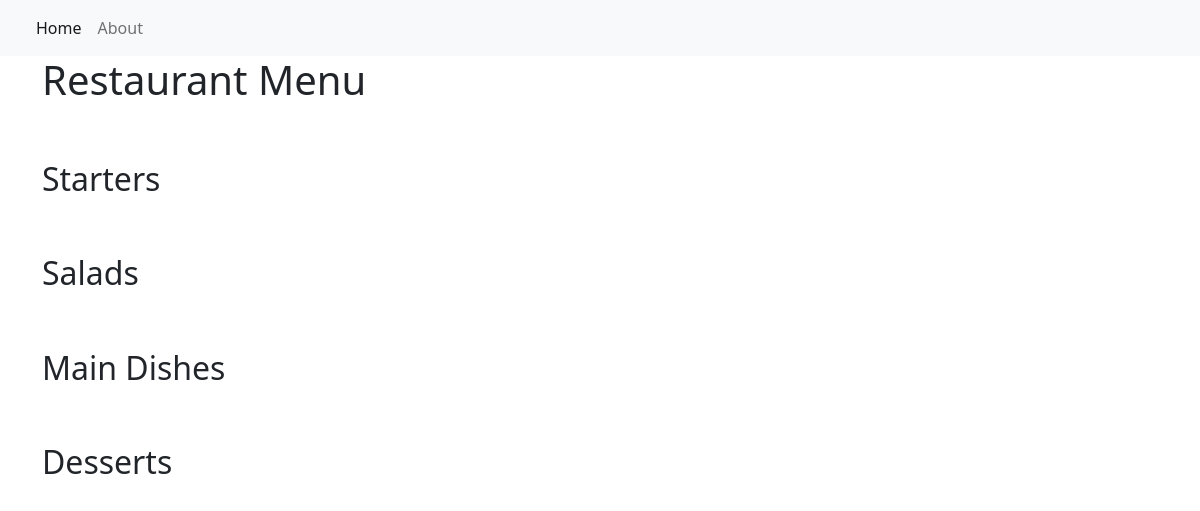
Before: / with the older database file.
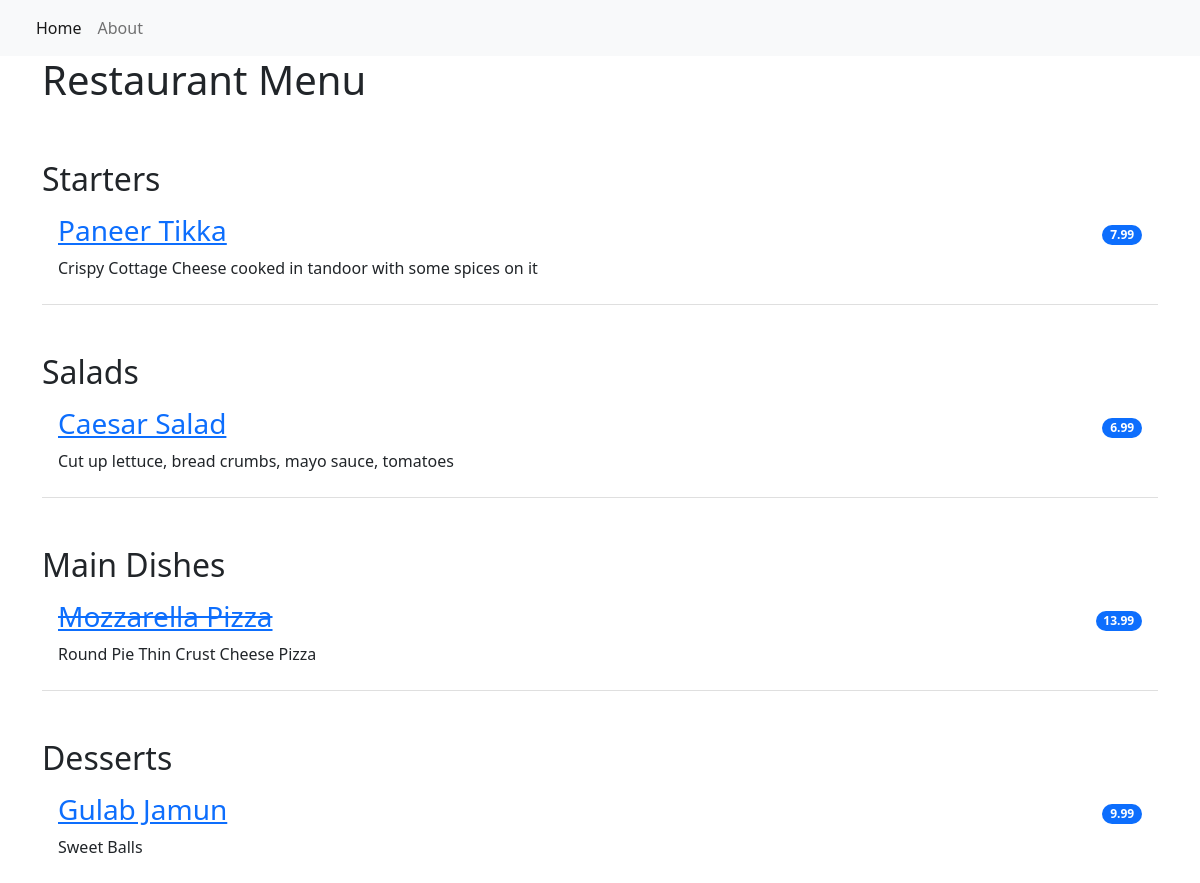
After: the same page with the newer database file.
### restaurant_menu/models.py (models this page shows, shortened)
class Item(models.Model):
    meal = models.CharField(max_length=1000, unique=True)
    description = models.CharField(max_length=2000)
    price = models.DecimalField(max_digits=10, decimal_places=2)
    meal_type = models.CharField(max_length=200, choices=MEAL_TYPE)
    author = models.ForeignKey(User, on_delete=models.PROTECT)
    status = models.IntegerField(choices=STATUS, default=0)
    date_created = models.DateTimeField(auto_now_add=True)
    date_updated = models.DateTimeField(auto_now=True)

### restaurant_menu/views.py (the view)
# urls.py: path('', views.MenuList.as_view(), name='home'),
class MenuList(generic.ListView):
    queryset = Item.objects.order_by("-date_created")
    template_name = "index.html"
    def get_context_data(self, **kwargs):
        context = super().get_context_data(**kwargs)
        context["meals"] = MEAL_TYPE
        return context

### restaurant_menu/templates/index.html
{% extends 'base.html' %}
{% block content %}
<div class="container">
    <h1>Restaurant Menu</h1>
    <ul class="list-group list-group-flush">
        {% for meal in meals %}
            <h2 class="pt-5">{{ meal.1 }}</h2>
                {% for row in item_list %}
                        {% if row.meal_type  == meal.0 %}
                            {% if row.status == 0 %}
                            <li class="list-group-item d-flex justify-content-between align-items-center border-0 pb-0">
                                <a href="{% url 'details' row.pk %}"><h3><del>{{ row.meal }}</del></h3></a>
                                <span class="badge bg-primary rounded-pill">{{ row.price }}</span>
                            </li>
                            <li class="list-group-item pt-0">
                                <p>{{ row.description }}</p>
                            </li>
                            {% else %}
                            <li class="list-group-item d-flex justify-content-between align-items-center border-0 pb-0">
                                <a href="{% url 'details' row.pk %}"><h3>{{ row.meal }}</h3></a>
                                <span class="badge bg-primary rounded-pill">{{ row.price }}</span>
                            </li>
                            <li class="list-group-item pt-0">
                                <p>{{ row.description }}</p>
                            </li>
                            {% endif %}
                        {% endif %}
                {% endfor %}
        {% endfor %}
    </ul>
</div>
{% endblock content %}

### restaurant_menu/templates/base.html (shortened to what this page needs)
<!DOCTYPE html>
<html lang="en">
    <head>
        <link href="https://cdn.jsdelivr.net/npm/bootstrap@5.2.0-beta1/dist/css/bootstrap.min.css" rel="stylesheet">
    </head>
    <body>
        <nav class="navbar navbar-expand-lg bg-light">
            <div class="container-fluid">
                <div class="collapse navbar-collapse" id="navbarNav">
                    <ul class="navbar-nav">
                         <li class="nav-item">
                            <a class="nav-link active" aria-current="page" href="{% url 'home' %}">Home</a>
                        </li>
                        <li class="nav-item">
                            <a class="nav-link" aria-current="page" href="{% url 'home' %}">About</a>
                        </li>
                    </ul>
                </div>
            </div>
        </nav>
        {% block content %}
        {% endblock content %}
    </body>
</html>

Changed rows visible on the page:
added Item: meal "Paneer Tikka", price "7.99", description "Crispy Cottage Cheese cooked in tandoor with some spices on it", shown under "Starters"
added Item: meal "Caesar Salad", price "6.99", description "Cut up lettuce, bread crumbs, mayo sauce, tomatoes", shown under "Salads"
added Item: meal "Mozzarella Pizza", price "13.99", description "Round Pie Thin Crust Cheese Pizza", shown under "Main Dishes"
added Item: meal "Gulab Jamun", price "9.99", description "Sweet Balls", shown under "Desserts"
